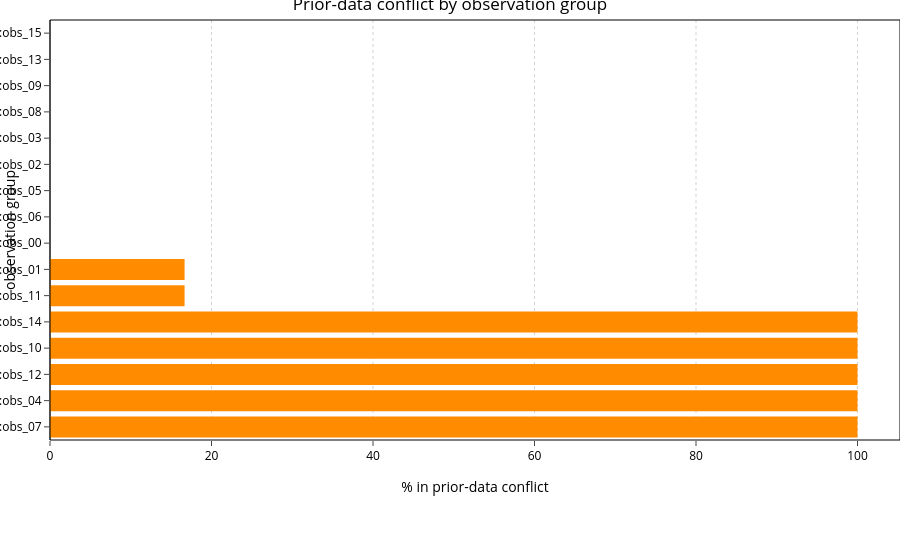

This figure's notebook cell:
### Markdown cell above
## 3. Prior-data conflict

Where a measured value lies *outside* the prior predictive band, prior and data disagree before calibration starts -- usually a too-narrow prior, a wrong weight, or missing physics. **What to look for:** groups with a high % in conflict; investigate before trusting history matching.

### Code cell
if pm is not None:
    conflict = pm.conflict()
    print('observations in conflict:', int(conflict['in_conflict'].sum()), 'of', len(conflict))
    display(pm.plot_conflict())
    display(conflict[conflict['in_conflict']].head(10))

### Figure 1 — Plotly figure (JSON) as saved in the notebook; plotly's stock layout.template omitted (floating-point values rounded to 4 significant figures)
{"data": [{"marker": {"color": "darkorange"}, "orientation": "h", "type": "bar", "x": [100.0, 100.0, 100.0, 100.0, 100.0, 16.67, 16.67, 0.0, 0.0, 0.0, 0.0, 0.0, 0.0, 0.0, 0.0, 0.0], "y": ["oname:hds_otype:lst_usecol:obs_07", "oname:hds_otype:lst_usecol:obs_04", "oname:hds_otype:lst_usecol:obs_12", "oname:hds_otype:lst_usecol:obs_10", "oname:hds_otype:lst_usecol:obs_14", "oname:hds_otype:lst_usecol:obs_11", "oname:hds_otype:lst_usecol:obs_01", "oname:hds_otype:lst_usecol:obs_00", "oname:hds_otype:lst_usecol:obs_06", "oname:hds_otype:lst_usecol:obs_05", "oname:hds_otype:lst_usecol:obs_02", "oname:hds_otype:lst_usecol:obs_03", "oname:hds_otype:lst_usecol:obs_08", "oname:hds_otype:lst_usecol:obs_09", "oname:hds_otype:lst_usecol:obs_13", "oname:hds_otype:lst_usecol:obs_15"]}], "layout": {"dragmode": "pan", "title": {"text": "Prior-data conflict by observation group"}, "xaxis": {"title": {"text": "% in prior-data conflict"}}, "yaxis": {"title": {"text": "observation group"}}}}
